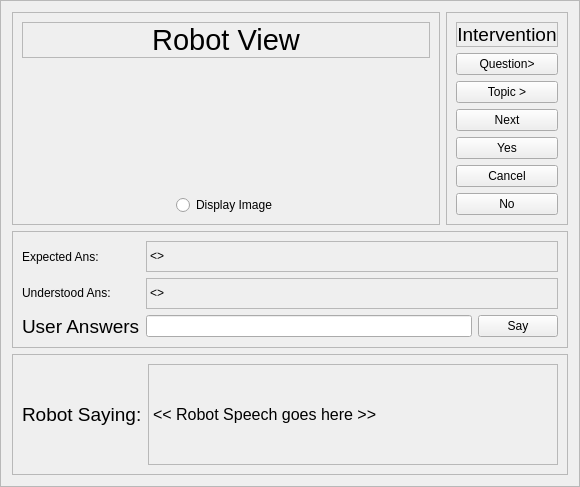
         <widget class="QFrame" name="frame_62">
          <property name="frameShape">
           <enum>QFrame::StyledPanel</enum>
          </property>
          <property name="frameShadow">
           <enum>QFrame::Raised</enum>
          </property>
          <layout class="QGridLayout" name="gridLayout_48">
           <item row="0" column="0">
            <widget class="QFrame" name="frame_48">
             <property name="font">
              <font>
               <family>Ubuntu</family>
              </font>
             </property>
             <property name="frameShape">
              <enum>QFrame::StyledPanel</enum>
             </property>
             <property name="frameShadow">
              <enum>QFrame::Raised</enum>
             </property>
             <layout class="QGridLayout" name="gridLayout_52">
              <item row="2" column="1" colspan="2">
               <widget class="QLabel" name="img_from_cam">
                <property name="maximumSize">
                 <size>
                  <width>320</width>
                  <height>240</height>
                 </size>
                </property>
                <property name="text">
                 <string/>
                </property>
                <property name="pixmap">
                 <pixmap resource="imgs.qrc">:/imgs/cub.jpg</pixmap>
                </property>
                <property name="scaledContents">
                 <bool>true</bool>
                </property>
               </widget>
              </item>
              <item row="2" column="0">
               <spacer name="horizontalSpacer_19">
                <property name="orientation">
                 <enum>Qt::Horizontal</enum>
                </property>
                <property name="sizeHint" stdset="0">
                 <size>
                  <width>40</width>
                  <height>20</height>
                 </size>
                </property>
               </spacer>
              </item>
              <item row="2" column="3">
               <spacer name="horizontalSpacer_35">
                <property name="orientation">
                 <enum>Qt::Horizontal</enum>
                </property>
                <property name="sizeHint" stdset="0">
                 <size>
                  <width>40</width>
                  <height>20</height>
                 </size>
                </property>
               </spacer>
              </item>
              <item row="0" column="0" colspan="4">
               <widget class="QLabel" name="label_83">
                <property name="font">
                 <font>
                  <family>Ubuntu</family>
                  <pointsize>22</pointsize>
                 </font>
                </property>
                <property name="frameShape">
                 <enum>QFrame::StyledPanel</enum>
                </property>
                <property name="text">
                 <string>Robot View</string>
                </property>
                <property name="alignment">
                 <set>Qt::AlignCenter</set>
                </property>
               </widget>
              </item>
              <item row="1" column="2">
               <spacer name="verticalSpacer_24">
                <property name="orientation">
                 <enum>Qt::Vertical</enum>
                </property>
                <property name="sizeHint" stdset="0">
                 <size>
                  <width>20</width>
                  <height>40</height>
                 </size>
                </property>
               </spacer>
              </item>
              <item row="3" column="1" colspan="2">
               <widget class="QRadioButton" name="run_display_image_radioButton">
                <property name="text">
                 <string>Display Image</string>
                </property>
               </widget>
              </item>
             </layout>
            </widget>
           </item>
           <item row="0" column="1">
            <widget class="QFrame" name="frame_61">
             <property name="frameShape">
              <enum>QFrame::StyledPanel</enum>
             </property>
             <property name="frameShadow">
              <enum>QFrame::Raised</enum>
             </property>
             <layout class="QVBoxLayout" name="verticalLayout_11">
              <item>
               <widget class="QLabel" name="label_206">
                <property name="maximumSize">
                 <size>
                  <width>16777215</width>
                  <height>42</height>
                 </size>
                </property>
                <property name="font">
                 <font>
                  <pointsize>14</pointsize>
                  <weight>50</weight>
                  <bold>false</bold>
                 </font>
                </property>
                <property name="frameShape">
                 <enum>QFrame::StyledPanel</enum>
                </property>
                <property name="text">
                 <string>Intervention</string>
                </property>
                <property name="alignment">
                 <set>Qt::AlignCenter</set>
                </property>
               </widget>
              </item>
              <item>
               <widget class="QPushButton" name="run_next_question_pushButton">
                <property name="text">
                 <string>Question&gt;</string>
                </property>
               </widget>
              </item>
              <item>
               <widget class="QPushButton" name="run_next_topic_pushButton">
                <property name="text">
                 <string>Topic &gt;</string>
                </property>
               </widget>
              </item>
              <item>
               <widget class="QPushButton" name="pushButton_9">
                <property name="text">
                 <string>Next</string>
                </property>
               </widget>
              </item>
              <item>
               <widget class="QPushButton" name="pushButton_7">
                <property name="text">
                 <string>Yes</string>
                </property>
               </widget>
              </item>
              <item>
               <widget class="QPushButton" name="pushButton_10">
                <property name="text">
                 <string>Cancel</string>
                </property>
                <property name="default">
                 <bool>false</bool>
                </property>
                <property name="flat">
                 <bool>false</bool>
                </property>
               </widget>
              </item>
              <item>
               <widget class="QPushButton" name="pushButton_8">
                <property name="text">
                 <string>No</string>
                </property>
               </widget>
              </item>
             </layout>
            </widget>
           </item>
           <item row="1" column="0" colspan="2">
            <widget class="QFrame" name="frame_84">
             <property name="frameShape">
              <enum>QFrame::StyledPanel</enum>
             </property>
             <property name="frameShadow">
              <enum>QFrame::Raised</enum>
             </property>
             <layout class="QGridLayout" name="gridLayout_40">
              <item row="2" column="0">
               <widget class="QLabel" name="label_201">
                <property name="text">
                 <string>Expected Ans:</string>
                </property>
               </widget>
              </item>
              <item row="4" column="0">
               <widget class="QLabel" name="label_230">
                <property name="maximumSize">
                 <size>
                  <width>123</width>
                  <height>18</height>
                 </size>
                </property>
                <property name="text">
                 <string>Understood Ans:</string>
                </property>
               </widget>
              </item>
              <item row="5" column="1">
               <widget class="QLineEdit" name="run_user_answer"/>
              </item>
              <item row="5" column="0">
               <widget class="QLabel" name="label_199">
                <property name="font">
                 <font>
                  <pointsize>14</pointsize>
                 </font>
                </property>
                <property name="text">
                 <string>User Answers</string>
                </property>
               </widget>
              </item>
              <item row="5" column="2">
               <widget class="QPushButton" name="run_user_say_pushButton">
                <property name="text">
                 <string>Say</string>
                </property>
               </widget>
              </item>
              <item row="2" column="1" colspan="2">
               <widget class="QLabel" name="run_exp_ans">
                <property name="minimumSize">
                 <size>
                  <width>0</width>
                  <height>31</height>
                 </size>
                </property>
                <property name="maximumSize">
                 <size>
                  <width>16777215</width>
                  <height>31</height>
                 </size>
                </property>
                <property name="frameShape">
                 <enum>QFrame::StyledPanel</enum>
                </property>
                <property name="frameShadow">
                 <enum>QFrame::Plain</enum>
                </property>
                <property name="text">
                 <string>&lt;&lt;Ans&gt;&gt;</string>
                </property>
               </widget>
              </item>
              <item row="4" column="1" colspan="2">
               <widget class="QLabel" name="run_under_ans">
                <property name="minimumSize">
                 <size>
                  <width>0</width>
                  <height>31</height>
                 </size>
                </property>
                <property name="maximumSize">
                 <size>
                  <width>16777215</width>
                  <height>31</height>
                 </size>
                </property>
                <property name="frameShape">
                 <enum>QFrame::StyledPanel</enum>
                </property>
                <property name="text">
                 <string> &lt;&lt;User Answer &gt;&gt;</string>
                </property>
               </widget>
              </item>
             </layout>
            </widget>
           </item>
           <item row="2" column="0" colspan="2">
            <widget class="QFrame" name="frame_83">
             <property name="frameShape">
              <enum>QFrame::StyledPanel</enum>
             </property>
             <property name="frameShadow">
              <enum>QFrame::Raised</enum>
             </property>
             <layout class="QHBoxLayout" name="horizontalLayout_26">
              <item>
               <widget class="QLabel" name="label_103">
                <property name="maximumSize">
                 <size>
                  <width>121</width>
                  <height>22</height>
                 </size>
                </property>
                <property name="font">
                 <font>
                  <pointsize>14</pointsize>
                 </font>
                </property>
                <property name="text">
                 <string>Robot Saying:</string>
                </property>
               </widget>
              </item>
              <item>
               <widget class="QLabel" name="robot_speech">
                <property name="minimumSize">
                 <size>
                  <width>410</width>
                  <height>101</height>
                 </size>
                </property>
                <property name="font">
                 <font>
                  <pointsize>12</pointsize>
                 </font>
                </property>
                <property name="frameShape">
                 <enum>QFrame::StyledPanel</enum>
                </property>
                <property name="text">
                 <string>&lt;&lt; Robot Speech goes here &gt;&gt;</string>
                </property>
                <property name="wordWrap">
                 <bool>true</bool>
                </property>
               </widget>
              </item>
             </layout>
            </widget>
           </item>
          </layout>
         </widget>
